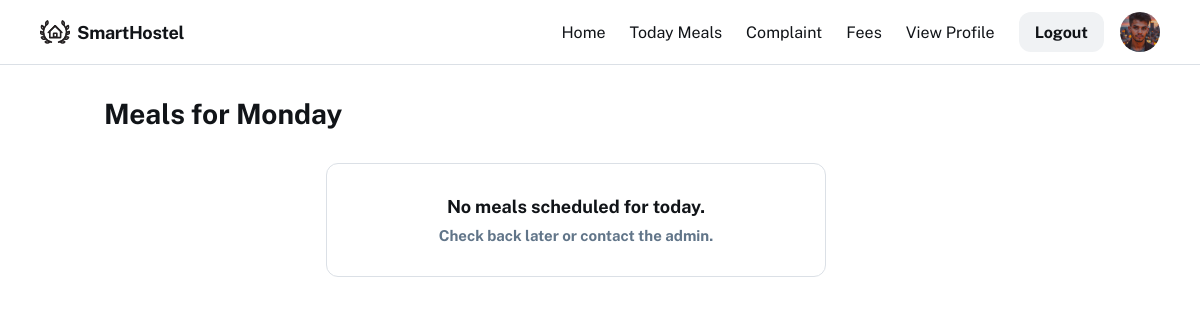
The page /today/ (signed in) on the database as committed earlier.
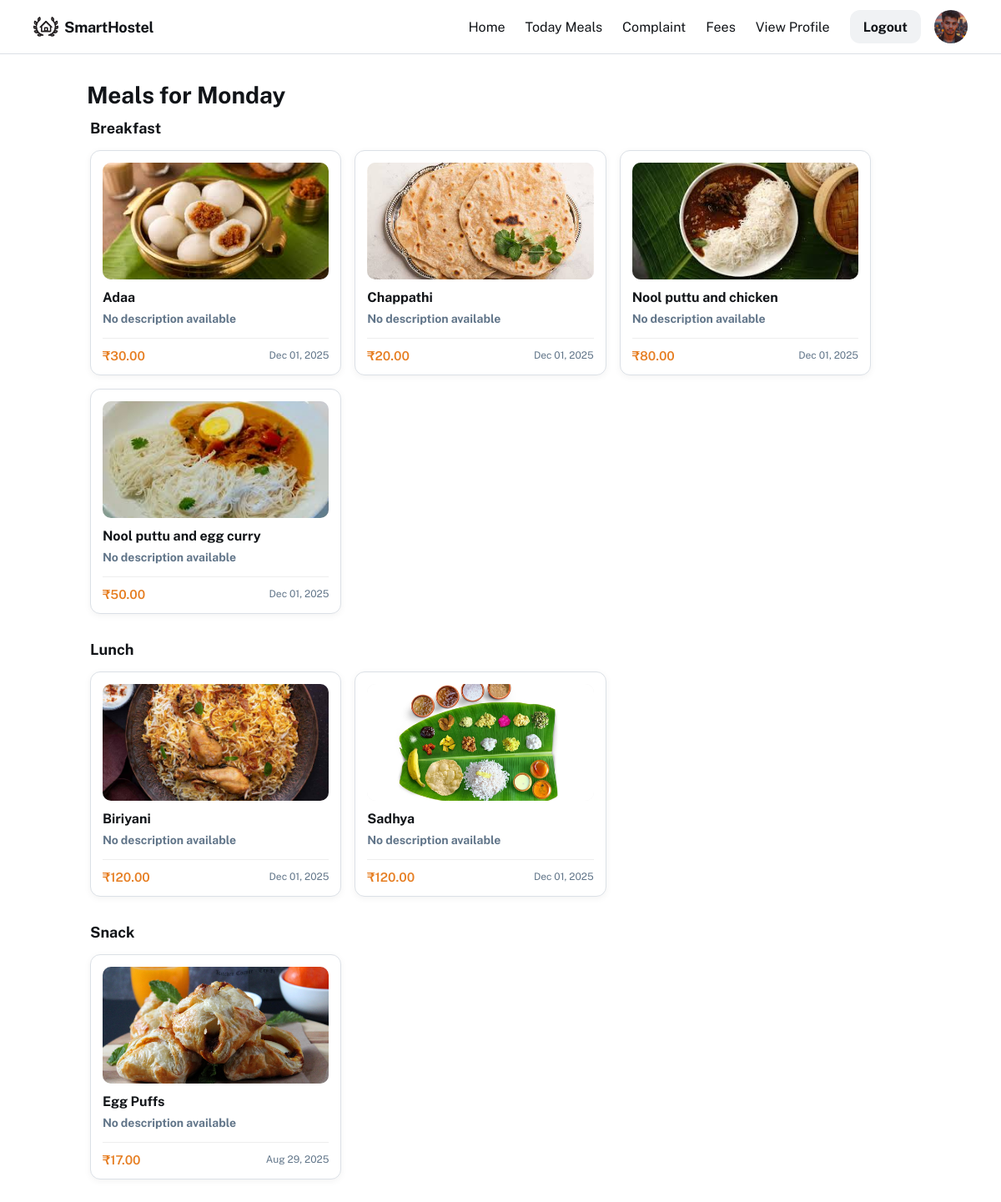
The same page on the database as committed later.
### student/models.py (models this page shows, shortened)
class Student(models.Model):
    GENDER_CHOICES = (
        ('Male', 'Male'),
        ('Female', 'Female'),
        ('Other', 'Other'),
    )
    DISTRICT_CHOICES = (
        ('Kasaragod', 'Kasaragod'),
        ('Kannur', 'Kannur'),
        ('Wayanad', 'Wayanad'),
        ('Kozhikode', 'Kozhikode'),
        ('Malappuram', 'Malappuram'),
        ('Palakkad', 'Palakkad'),
        ('Thrissur', 'Thrissur'),
        ('Ernakulam', 'Ernakulam'),
        ('Idukki', 'Idukki'),
        ('Kottayam', 'Kottayam'),
        ('Alappuzha', 'Alappuzha'),
        ('Pathanamthitta', 'Pathanamthitta'),
        ('Kollam', 'Kollam'),
        ('Thiruvananthapuram', 'Thiruvananthapuram'),
    )
    PROGRAMME_CHOICES = (
        ('BCA', 'BCA - Bachelor of Computer Applications'),
        ('BSC_CS', 'B.Sc Computer Science'),
        ('BSC_IT', 'B.Sc Information Technology'),
        ('BTECH_CS', 'B.Tech Computer Science & Engineering'),
        ('BTECH_IT', 'B.Tech Information Technology'),
        ('BTECH_EC', 'B.Tech Electronics & Communication'),
        ('BTECH_EE', 'B.Tech Electrical Engineering'),
        ('BTECH_ME', 'B.Tech Mechanical Engineering'),
        ('BTECH_CE', 'B.Tech Civil Engineering'),
        ('BTECH_AE', 'B.Tech Aeronautical Engineering'),
        ('MCA', 'MCA - Master of Computer Applications'),
        ('MSC_CS', 'M.Sc Computer Science'),
        ('MTECH_CS', 'M.Tech Computer Science & Engineering'),
        ('MTECH_IT', 'M.Tech Information Technology'),
        ('MTECH_EC', 'M.Tech Electronics & Communication'),
        ('MTECH_ME', 'M.Tech Mechanical Engineering'),
        ('MTECH_CE', 'M.Tech Civil Engineering'),
        ('MBA', 'MBA - Master of Business Administration'),
        ('DIP_CS', 'Diploma in Computer Science'),
        ('DIP_CE', 'Diploma in Civil Engineering'),
        ('DIP_ME', 'Diploma in Mechanical Engineering'),
        ('DIP_EE', 'Diploma in Electrical Engineering'),
    )
    student_id = models.AutoField(primary_key=True)
    name = models.CharField(max_length=100)
    age = models.PositiveIntegerField(null=True, blank=True)
    gender = models.CharField(max_length=6, choices=GENDER_CHOICES, null=True, blank=True)
    phone = models.CharField(max_length=20, null=True, blank=True)
    email = models.EmailField(max_length=150, null=True, blank=True)
    parent_name = models.CharField(max_length=100, null=True, blank=True)
    parent_phone = models.CharField(max_length=20, null=True, blank=True)
    parent_email = models.EmailField(max_length=150, null=True, blank=True)
    district = models.CharField(max_length=50, choices=DISTRICT_CHOICES, null=True, blank=True)
    programme = models.CharField(max_length=50, choices=PROGRAMME_CHOICES, null=True, blank=True)
    pincode = models.CharField(max_length=10, null=True, blank=True)
    profile_pic = models.FileField(upload_to='profile_pic/', null=True, blank=True)
    id_proof = models.FileField(upload_to='id_proofs/', null=True, blank=True)
    room = models.ForeignKey(Room, null=True, blank=True, on_delete=models.SET_NULL, related_name='students')
    joined_date = models.DateField(null=True, blank=True)
    login = models.ForeignKey(login, on_delete=models.CASCADE, default=1)

### myadmin/models.py (models this page shows)
class Meal(models.Model):
    MEAL_TYPE = (
        ('Breakfast', 'Breakfast'),
        ('Lunch', 'Lunch'),
        ('Dinner', 'Dinner'),
        ('Snack', 'Snack'),
    )
    meal_id = models.AutoField(primary_key=True)
    meal_pic = models.FileField(upload_to='meal_pic/', null=True, blank=True)
    meal_name = models.CharField(max_length=100)
    meal_type = models.CharField(max_length=10, choices=MEAL_TYPE)
    rate = models.DecimalField(max_digits=10, decimal_places=2)
    weekday = models.IntegerField(
        choices=[(day.value, day.name.title()) for day in Weekday]
    )
    created_at = models.DateTimeField(auto_now_add=True)

### student/views.py (the view)
# urls.py: path('today/', sv.meals_today, name='meals_today'),
def meals_today(request):
    today = timezone.localdate()
    weekday_num = today.weekday()
    student = _get_student_from_session(request)
    meals_qs = Meal.objects.filter(weekday=weekday_num).order_by('meal_type', 'meal_name')
    grouped = defaultdict(list)
    for m in meals_qs:
        grouped[m.meal_type].append(m)
    try:
        weekday_name = Weekday(weekday_num).name.title()
    except Exception:
        weekday_name = today.strftime('%A')
    context = {
        'student':student,
        'weekday_num': weekday_num,
        'weekday_name': weekday_name,
        'meals_by_type': dict(grouped),
    }
    return render(request, 'meals_today.html', context)

### student/views.py (called while the page is built)
def _get_student_from_session(request):
    lid = request.session.get('sid')
    if not lid:
        return None
    return Student.objects.filter(login_id=lid).first()

### student/templates/meals_today.html (shortened to what this page needs)
{% extends "home.html" %}
{% load static %}
{% block content %}
<div style="display: flex; flex-direction: column; min-height: 100vh; width: 90%;">
  <div style="display: flex; justify-content: space-between; align-items: center; padding: 12px 8px; flex-wrap: wrap; gap: 12px;">
    <p style="font-size: 28px; font-weight: 700; margin: 0; line-height: 1.2;">
      Meals for {{ weekday_name }}
    </p>
  </div>
  <div class="layout-content-container" style="padding: 0 12px; flex: 1;">
    {% if meals_by_type %}
      {% for meal_type, meals in meals_by_type.items %}
        <section style="margin-bottom: 32px;">
          <h3 style="margin: 0 0 16px 0; font-size: 18px; font-weight: 700; color: var(--text);">
            {{ meal_type }}
          </h3>
          <div style="
            display: grid;
            grid-template-columns: repeat(auto-fill, minmax(260px, 1fr));
            gap: 16px;
          ">
            {% for meal in meals %}
              <article class="card" style="
                width: 100%;
                padding: 14px;
                border-radius: 12px;
                border: 1px solid var(--border);
                background: var(--card-bg, #fff);
                box-shadow: 0 2px 8px rgba(0,0,0,0.05);
                display: flex;
                flex-direction: column;
                transition: transform 0.2s, box-shadow 0.2s;
              "
              onmouseover="this.style.transform='translateY(-4px)'; this.style.boxShadow='0 8px 20px rgba(0,0,0,0.1)'"
              onmouseout="this.style.transform=''; this.style.boxShadow='0 2px 8px rgba(0,0,0,0.05)'">
                {% if meal.meal_pic %}
                  <div style="
                    height: 140px;
                    overflow: hidden;
                    border-radius: 10px;
                    margin-bottom: 12px;
                    background: #f0f0f0;
                  ">
                    <img src="{{ meal.meal_pic.url }}"
                         alt="{{ meal.meal_name }}"
                         loading="lazy"
                         style="
                           width: 100%;
                           height: 100%;
                           object-fit: cover;
                           display: block;
                           transition: transform 0.3s;
                         "
                         onmouseover="this.style.transform='scale(1.05)'"
                         onmouseout="this.style.transform='scale(1)'">
                  </div>
                {% endif %}
                <div style="flex: 1; display: flex; flex-direction: column;">
                  <strong style="
                    display: block;
                    font-size: 16px;
                    margin-bottom: 6px;
                    color: var(--text);
                    overflow: hidden;
                    text-overflow: ellipsis;
                    white-space: nowrap;
                  ">
                    {{ meal.meal_name }}
                  </strong>
                  <p style="
                    margin: 0 0 12px 0;
                    color: var(--muted);
                    font-size: 14px;
                    line-height: 1.5;
                    overflow: hidden;
                    display: -webkit-box;
                    -webkit-line-clamp: 3;
                    line-clamp:initial;
                    -webkit-box-orient: vertical;
                  ">
                    {{ meal.description|default:"No description available" }}
                  </p>
                </div>
                <div style="
                  margin-top: auto;
                  padding-top: 12px;
                  display: flex;
                  justify-content: space-between;
                  align-items: center;
                  border-top: 1px solid var(--border-light, #eee);
                  font-size: 13px;
                  color: var(--muted);
                ">
                  <span style="font-weight: 600; color: var(--primary, #e67e22); font-size: 15px;">
                    ₹{{ meal.rate }}
                  </span>
                  <span style="font-size: 12px;">
                    {{ meal.created_at|date:"M d, Y" }}
                  </span>
                </div>
              </article>
            {% endfor %}
          </div>
        </section>
      {% endfor %}
    {% else %}
      <div class="card" style="
        padding: 32px 20px;
        border-radius: 12px;
        text-align: center;
        background: var(--card-bg, #fff);
        border: 1px solid var(--border);
        margin: 20px auto;
        max-width: 500px;
      ">
        <p style="margin: 0; font-weight: 700; font-size: 18px; color: var(--text);">
          No meals scheduled for today.
        </p>
        <p style="margin: 10px 0 0 0; color: var(--muted); font-size: 15px;">
          Check back later or contact the admin.
        </p>
      </div>
    {% endif %}
  </div>
</div>
{% endblock %}

### student/templates/home.html (shortened to what this page needs)
<!doctype html>
<html lang="en">
  <head>
  </head>
  <body>
    <div class="relative flex size-full min-h-screen flex-col bg-white group/design-root overflow-x-hidden" style='font-family: "Public Sans", "Noto Sans", sans-serif;'>
      <div class="layout-container flex h-full grow flex-col">
        <header>
          <div class="brand">
            <div class="size-4" aria-hidden="true">
            </div>
            <h2>SmartHostel</h2>
          </div>
          <nav class="desktop-nav">
            <div class="links" role="navigation" aria-label="main navigation" style=" display:contents">
              <a href="{% url 's_home' %}">Home</a>
              <a href="{% url 'meals_today' %}">Today Meals</a>
              <a href="{% url 'student_submit_complaint' %}">Complaint</a>
              <a href="{% url 'student_pay_page' %}">Fees</a>
              <a href="{% url 'profile_view' %}">View Profile</a>
            </div>
            <div class="user-actions">
              <a href="{% url 'logout' %}"><div class="btn-logout" role="button"><span>Logout</span></div></a>
              <a href="{% url 'profile_view' %}">
                <div class="avatar" style='background-image: url("{{ student.profile_pic.url }}");' aria-hidden="true"></div>
              </a>
            </div>
          </nav>
        </header>
        <div class="page-wrap">
          {% block content %}{% endblock %}
        </div>
      </div>
    </div>
  </body>
</html>

### student/templates/home.html (style rules this page uses)
* { -webkit-tap-highlight-color: transparent !important; }
:root { --bg: #ffffff; --muted: #617589; --text: #111418; --border: #dbe0e6; --surface: #f0f2f4; --accent: #111418; --radius-xl: 16px; --gap: 16px; --max-width: 960px; --container-padding-x: 40px; font-family: "Public Sans", "Noto Sans", system-ui, -apple-system, "Segoe UI", Roboto, "Helvetica Neue", Arial; }
* { box-sizing:border-box }
html,body { height:100%;margin:0;background:var(--bg);color:var(--text) }
a { text-decoration:none;color:inherit }
.size-full { width:100%; }
.min-h-screen { min-height:100vh }
.layout-container { display:flex;flex-direction:column;min-height:100vh }
header { display:flex;align-items:center;justify-content:space-between;padding:12px 40px;border-bottom:1px solid var(--border); }
header .brand { display:flex;align-items:center;gap:7px }
header .brand svg { width:30px;height:30px }
header h2 { font-size:18px;margin:0;font-weight:700;letter-spacing:-0.3px }
.btn-logout { display:inline-flex;align-items:center;justify-content:center;min-width:84px;height:40px;padding:0 16px;border-radius:12px;background:var(--surface);font-weight:700 }
.avatar { width:40px;height:40px;border-radius:999px;background-size:cover;background-position:center;flex-shrink:0 }
.page-wrap { padding:20px var(--container-padding-x);display:flex;justify-content:center }
.layout-content-container { max-width:var(--max-width);width:100%; }
h3 { margin:20px 0 8px 0;font-size:16px;font-weight:700 }
.card { flex:1;min-width:158px;border-radius:12px;padding:18px;border:1px solid var(--border) }
.card p:last-child { margin:8px 0 0 0;font-size:22px;font-weight:700 }
.size-4 { display: flex; }
.desktop-nav { display: flex; align-items: center; gap: 24px; }
.user-actions { display: flex; align-items: center; gap: 16px; }

Rows that differ between the two databases and show on the page:
added Meal: meal_type "Breakfast", meal_pic (picture), meal_name "Adaa", description "No description available", rate "30.00", created_at "Dec 01, 2025"
added Meal: meal_pic (picture), meal_name "Chappathi", description "No description available", rate "20.00", created_at "Dec 01, 2025", shown under "Breakfast"
added Meal: meal_pic (picture), meal_name "Nool puttu and chicken", description "No description available", rate "80.00", created_at "Dec 01, 2025", shown under "Breakfast"
added Meal: meal_pic (picture), meal_name "Nool puttu and egg curry", description "No description available", rate "50.00", created_at "Dec 01, 2025", shown under "Breakfast"
added Meal: meal_type "Lunch", meal_pic (picture), meal_name "Biriyani", description "No description available", rate "120.00", created_at "Dec 01, 2025"
added Meal: meal_pic (picture), meal_name "Sadhya", description "No description available", rate "120.00", created_at "Dec 01, 2025", shown under "Lunch"
now on this page (row edited): Meal: meal_type "Snack", meal_pic (picture), meal_name "Egg Puffs", description "No description available", rate "17.00", created_at "Aug 29, 2025"
Other text that changed with them:
text no longer shown: "No meals scheduled for today. Check back later or contact the admin."
